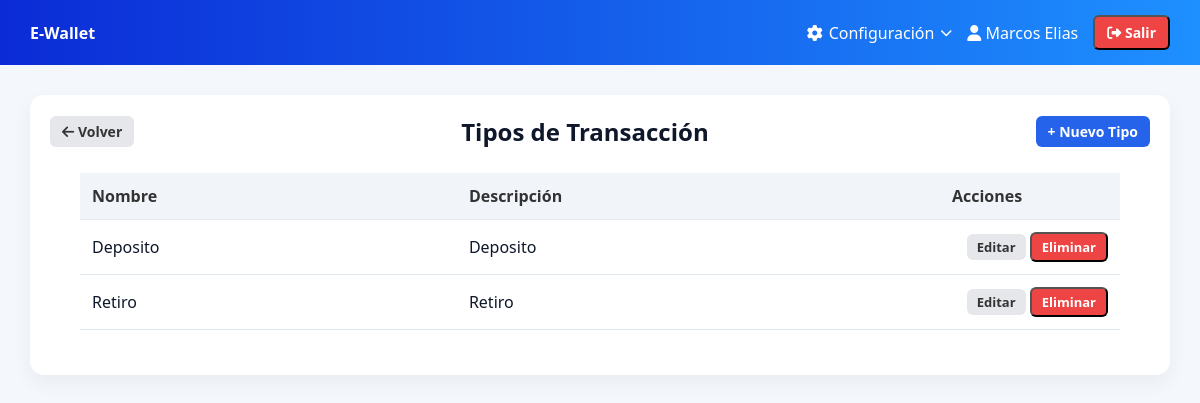
The app's page /types/ (signed in) with its own data.
### wallet/models.py (models this page shows, shortened)
class TransactionType(models.Model):
    TYPE_CHOICES = (
        ('deposit', 'Depósito'),
        ('withdraw', 'Retiro'),
    )
    code = models.CharField(max_length=20, choices=TYPE_CHOICES, unique=True)
    name = models.CharField(max_length=50)
    description = models.TextField(blank=True)

### wallet/views.py (the view)
# urls.py: path('types/', views.transaction_type_list, name='transaction_type_list'),
@login_required
def transaction_type_list(request):
    types = TransactionType.objects.all()
    return render(request, 'wallet/transaction_type_list.html', {'types': types})

### wallet/templates/wallet/transaction_type_list.html (shortened to what this page needs)
{% extends 'wallet/base.html' %}
{% block content %}
<div class="card">
    <div class="card-header flex-between">
        <a href="{% url 'transaction_list' %}" class="btn btn-secondary">
            <i class="fa-solid fa-arrow-left"></i> Volver
        </a>
        <h2>Tipos de Transacción</h2>
        <a href="{% url 'transaction_type_create' %}" class="btn btn-primary">
            + Nuevo Tipo
        </a>
    </div>
    <div class="card-body">
        {% if types %}
        <table class="table">
            <thead>
                <tr>
                    <th>Nombre</th>
                    <th>Descripción</th>
                    <th class="text-right">Acciones</th>
                </tr>
            </thead>
            <tbody>
                {% for t in types %}
                <tr>
                    <td class="text-capitalize">{{ t.name }}</td>
                    <td>
                        {{ t.description|default:"—" }}
                    </td>
                    <td class="text-right">
                        <a href="{% url 'transaction_type_update' t.id %}" class="btn btn-sm btn-secondary">
                            Editar
                        </a>
                        <form method="post" action="{% url 'transaction_type_delete' t.id %}" style="display:inline;">
                            <button type="submit" class="btn btn-sm btn-danger">
                                Eliminar
                            </button>
                        </form>
                    </td>
                </tr>
                {% endfor %}
            </tbody>
        </table>
        {% else %}
            <div class="empty-state">
                No hay tipos registrados.
            </div>
        {% endif %}
    </div>
</div>
{% endblock %}

### wallet/templates/wallet/base.html (shortened to what this page needs)
<!DOCTYPE html>
<html lang="es">
<head>
    {% load static %}
    <link rel="stylesheet" href="{% static 'wallet/styles.css' %}">
    <link rel="stylesheet" href="https://cdnjs.cloudflare.com/ajax/libs/font-awesome/6.5.0/css/all.min.css">
</head>
<body>
    <div class="navbar">
        <div>
            <strong>E-Wallet</strong>
        </div>
        <div style="display:flex; align-items:center; gap:15px;">
            {% if user.is_authenticated %}
                <div class="dropdown" id="configDropdown">
                    <div class="dropdown-toggle">
                        <i class="fa-solid fa-gear"></i>
                        <span>Configuración</span>
                        <i class="fa-solid fa-chevron-down dropdown-arrow"></i>
                    </div>
                </div>
                <span>
                    <i class="fa-solid fa-user"></i>
                    {{ request.user.get_full_name|default:request.user.username }}
                </span>
                <form action="{% url 'logout' %}" method="post" style="display:inline;">
                    <button class="btn btn-danger" type="submit">
                        <i class="fa-solid fa-right-from-bracket"></i> Salir
                    </button>
                </form>
            {% else %}
                <a class="btn btn-primary" href="{% url 'login' %}">
                    <i class="fa-solid fa-right-to-bracket"></i> Login
                </a>
            {% endif %}
        </div>
    </div>
    <div class="container fade-in">
        {% block content %}
        {% endblock %}
    </div>
</body>
</html>

### wallet/static/wallet/styles.css (style rules this page uses)
* { margin: 0; padding: 0; box-sizing: border-box; font-family: 'Segoe UI', sans-serif; }
body { background-color: #f4f7fb; color: #0f172a; }
.navbar { background: linear-gradient(90deg, #0B2BD6, #1E90FF); color: white; padding: 15px 30px; display: flex; justify-content: space-between; align-items: center; }
.container { padding: 30px; }
.card { background: white; padding: 20px; border-radius: 14px; box-shadow: 0 8px 20px rgba(0,0,0,0.05); margin-bottom: 20px; }
.btn { padding: 10px 16px; border-radius: 8px; text-decoration: none; font-size: 14px; font-weight: 600; display: inline-block; transition: 0.2s ease; }
.btn-primary { background: linear-gradient(90deg, #0B2BD6, #2563EB); color: white; }
.btn-danger { background-color: #ef4444; color: white; }
table { width: 100%; border-collapse: collapse; }
th { background-color: #f1f5f9; font-weight: 600; }
th, td { padding: 14px; border-bottom: 1px solid #e2e8f0; }
.btn-sm { padding: 6px 10px; font-size: 12px; }
.card { transition: all 0.25s ease; }
.btn { transition: all 0.2s ease; }
.fade-in { animation: fadeIn 0.4s ease-in-out; }
.dropdown { position: relative; display: flex; align-items: center; }
.dropdown-toggle { cursor: pointer; display: flex; align-items: center; gap: 6px; color: white; font-weight: 500; }
.flex-between { display: flex; justify-content: space-between; align-items: center; }
.table { width: 100%; border-collapse: collapse; }
.table thead { background: #f4f6f9; }
.table th { text-align: left; padding: 12px; font-weight: 600; color: #333; }
.table td { padding: 12px; border-top: 1px solid #eee; }
.text-right { text-align: right; }
.text-capitalize { text-transform: capitalize; }
.btn { padding: 6px 12px; border-radius: 6px; text-decoration: none; font-size: 14px; display: inline-block; }
.btn-sm { padding: 4px 10px; font-size: 13px; }
.btn-primary { background: #2563eb; color: white; }
.btn-secondary { background: #e5e7eb; color: #333; }
.btn-danger { background: #ef4444; color: white; }
.table th:last-child, .table td:last-child { width: 180px; }
.card-body { padding: 25px 30px; }
.card-header { display: flex; align-items: center; justify-content: space-between; }
.card-header h2 { margin: 0; text-align: center; flex: 1; }
.dropdown-toggle { display: flex; align-items: center; gap: 6px; cursor: pointer; color: white; font-weight: 500; }
.dropdown-arrow { font-size: 12px; transition: transform 0.2s ease; }

### records on screen
TransactionType: name "Deposito", description "Deposito"
TransactionType: name "Retiro", description "Retiro"

### other values on screen
{{ request.user.get_full_name|default:request.user.username }} "Marcos Elias"
